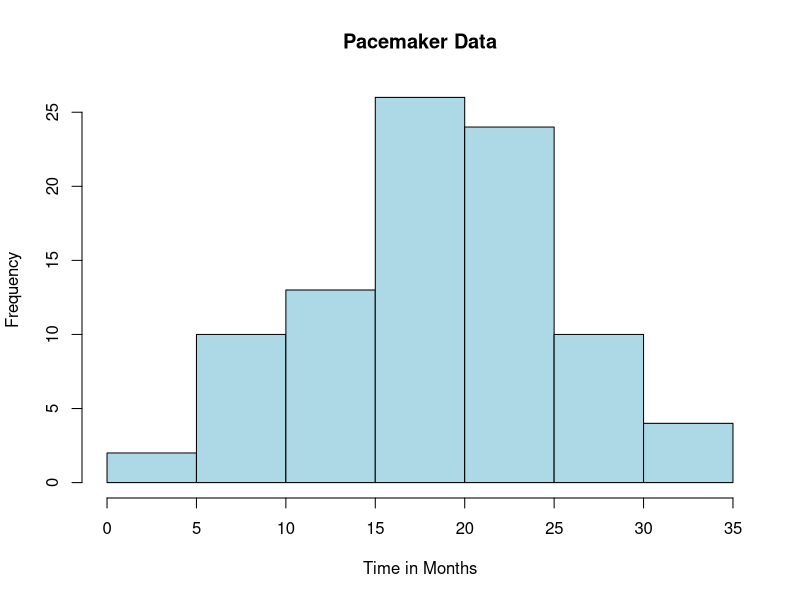
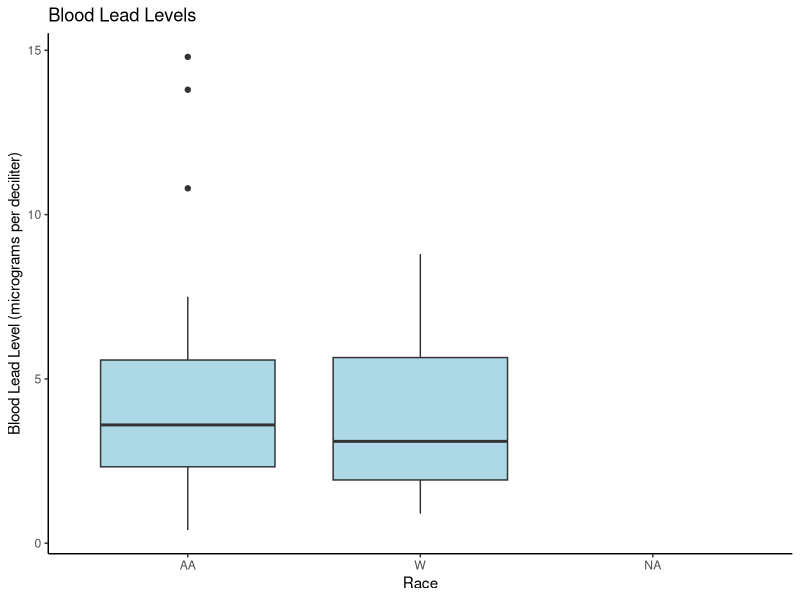

Reproduce these figures in R, in order.
## ---- chunk 1
library(tidyverse)
library(ggplot2)
## ---- chunk 2
problem1_df = 
  tibble(
    women_sample = c(1:11),
    fe_level = c(15.2, 9.3, 7.6, 11.9, 10.4, 9.7, 20.4, 9.4, 11.5, 9.4, 8.3)
    )
fivenum(c(15.2, 9.3, 7.6, 11.9, 10.4, 9.7, 20.4, 9.4, 11.5, 9.4, 8.3))
mean(c(15.2, 9.3, 7.6, 11.9, 10.4, 9.7, 20.4, 9.4, 11.5, 9.4, 8.3))
var(problem1_df$fe_level)

sd(problem1_df$fe_level)

## ---- chunk 3
problem3_df = read_table("./data/Pacemaker.txt")
## ---- chunk 4
hist(problem3_df$Time, col = "lightblue", main = "Pacemaker Data", xlab = "Time in Months")
## ---- chunk 5
mean(problem3_df$Time)
median(problem3_df$Time)
var(problem3_df$Time)
sd(problem3_df$Time)
## ---- chunk 6
range(problem3_df$Time)
## ---- chunk 7
problem4_df = read_table2("./data/BloodPressure.txt")

ggplot(problem4_df, aes(x= Race, y= BP, fill = Race)) + 
  geom_boxplot(fill="lightblue")+
  labs(title="Blood Lead Levels", x="Race", y = "Blood Lead Level (micrograms per deciliter)")+
  theme_classic()
## ---- chunk 8
set.seed(124)
problem5_df = 
  tibble(
    student = 1:20,
    testscore = rnorm(20, 250, 50)
  )
mean1 = mean(problem5_df$testscore)
mean1

var1 = var(problem5_df$testscore)
var1
## ---- chunk 9
problem5_df_2 = problem5_df$testscore*1.25
mean2 = mean(problem5_df_2)
mean2

var2 = var(problem5_df_2)
var2
## ---- chunk 10
change_in_mean = mean2 / mean1
change_in_mean

change_in_var = var2 / var1
change_in_var
## ---- chunk 11
problem7_df = c(60, 30, 5, 1, 78, 16, 3, 2, 86, 10, 2, 1)
p7_total = sum(problem7_df)
(78+16+3+2) / p7_total *100
(60 + 78 + 86) / 294
(60+ 30+ 5+ 1) / 294
